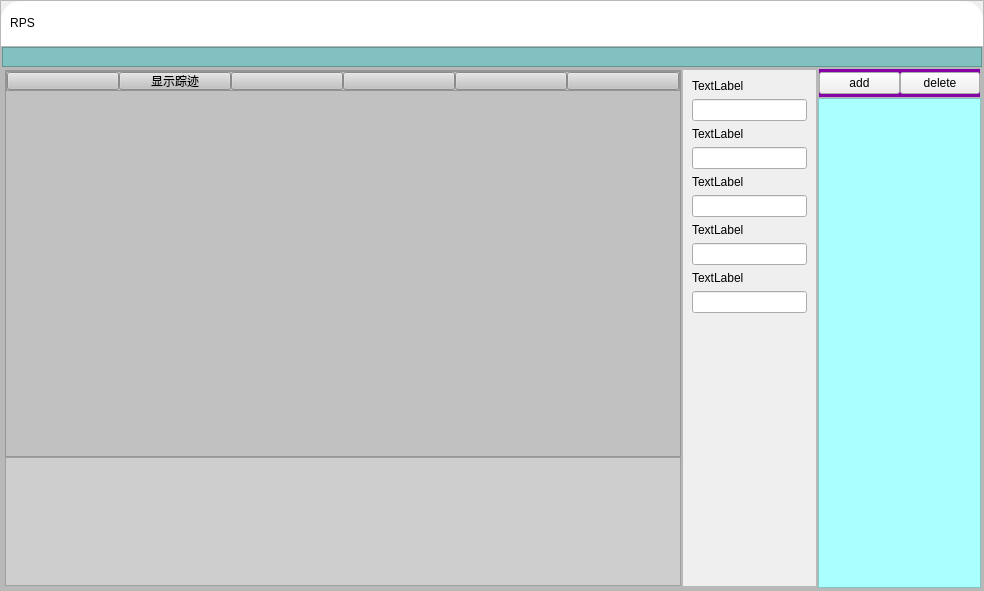
<?xml version="1.0" encoding="UTF-8"?>
<ui version="4.0">
 <class>MainWindow</class>
 <widget class="QMainWindow" name="MainWindow">
  <property name="geometry">
   <rect>
    <x>0</x>
    <y>0</y>
    <width>984</width>
    <height>591</height>
   </rect>
  </property>
  <property name="windowTitle">
   <string>MainWindow</string>
  </property>
  <property name="styleSheet">
   <string notr="true"/>
  </property>
  <widget class="QWidget" name="centralwidget">
   <property name="styleSheet">
    <string notr="true">#centralwidget {
	background-color: transparent;
    border: none;
    border-radius: 20px;
}
</string>
   </property>
   <layout class="QHBoxLayout" name="horizontalLayout_5">
    <property name="spacing">
     <number>0</number>
    </property>
    <property name="leftMargin">
     <number>0</number>
    </property>
    <property name="topMargin">
     <number>0</number>
    </property>
    <property name="rightMargin">
     <number>0</number>
    </property>
    <property name="bottomMargin">
     <number>0</number>
    </property>
    <item>
     <widget class="QFrame" name="frame">
      <property name="minimumSize">
       <size>
        <width>891</width>
        <height>591</height>
       </size>
      </property>
      <property name="styleSheet">
       <string notr="true"/>
      </property>
      <property name="frameShape">
       <enum>QFrame::StyledPanel</enum>
      </property>
      <property name="frameShadow">
       <enum>QFrame::Raised</enum>
      </property>
      <property name="lineWidth">
       <number>0</number>
      </property>
      <layout class="QVBoxLayout" name="verticalLayout">
       <property name="spacing">
        <number>0</number>
       </property>
       <property name="leftMargin">
        <number>0</number>
       </property>
       <property name="topMargin">
        <number>0</number>
       </property>
       <property name="rightMargin">
        <number>0</number>
       </property>
       <property name="bottomMargin">
        <number>0</number>
       </property>
       <item>
        <widget class="QFrame" name="frame_2">
         <property name="sizePolicy">
          <sizepolicy hsizetype="Preferred" vsizetype="Maximum">
           <horstretch>0</horstretch>
           <verstretch>1</verstretch>
          </sizepolicy>
         </property>
         <property name="maximumSize">
          <size>
           <width>16777215</width>
           <height>48</height>
          </size>
         </property>
         <property name="styleSheet">
          <string notr="true">background-color: rgb(255, 255, 255);
border-top-left-radius:20px;
border-top-right-radius:20px;</string>
         </property>
         <property name="frameShape">
          <enum>QFrame::StyledPanel</enum>
         </property>
         <property name="frameShadow">
          <enum>QFrame::Raised</enum>
         </property>
         <property name="lineWidth">
          <number>0</number>
         </property>
         <layout class="QHBoxLayout" name="horizontalLayout_2">
          <property name="spacing">
           <number>0</number>
          </property>
          <property name="leftMargin">
           <number>0</number>
          </property>
          <property name="topMargin">
           <number>0</number>
          </property>
          <property name="rightMargin">
           <number>0</number>
          </property>
          <property name="bottomMargin">
           <number>0</number>
          </property>
          <item>
           <widget class="QFrame" name="frame_6">
            <property name="sizePolicy">
             <sizepolicy hsizetype="Expanding" vsizetype="Preferred">
              <horstretch>8</horstretch>
              <verstretch>0</verstretch>
             </sizepolicy>
            </property>
            <property name="frameShape">
             <enum>QFrame::StyledPanel</enum>
            </property>
            <property name="frameShadow">
             <enum>QFrame::Raised</enum>
            </property>
            <property name="lineWidth">
             <number>0</number>
            </property>
            <layout class="QHBoxLayout" name="horizontalLayout_3">
             <item alignment="Qt::AlignLeft">
              <widget class="QPushButton" name="pushButton">
               <property name="styleSheet">
                <string notr="true">border:none;

font: 75 18pt &quot;Microsoft JhengHei UI&quot;;
</string>
               </property>
               <property name="text">
                <string>RPS</string>
               </property>
               <property name="icon">
                <iconset resource="res.qrc">
                 <normaloff>:/icons/icons/star.png</normaloff>:/icons/icons/star.png</iconset>
               </property>
               <property name="iconSize">
                <size>
                 <width>30</width>
                 <height>30</height>
                </size>
               </property>
              </widget>
             </item>
            </layout>
           </widget>
          </item>
          <item alignment="Qt::AlignRight">
           <widget class="QFrame" name="frame_7">
            <property name="sizePolicy">
             <sizepolicy hsizetype="Expanding" vsizetype="Preferred">
              <horstretch>3</horstretch>
              <verstretch>0</verstretch>
             </sizepolicy>
            </property>
            <property name="styleSheet">
             <string notr="true">QPushButton{
	border:none;
}
QPushButton:hover{
	padding-top:3px;
}
</string>
            </property>
            <property name="frameShape">
             <enum>QFrame::StyledPanel</enum>
            </property>
            <property name="frameShadow">
             <enum>QFrame::Raised</enum>
            </property>
            <property name="lineWidth">
             <number>0</number>
            </property>
            <layout class="QHBoxLayout" name="horizontalLayout_4">
             <item>
              <widget class="QPushButton" name="pushButton_2">
               <property name="styleSheet">
                <string notr="true"/>
               </property>
               <property name="text">
                <string/>
               </property>
               <property name="icon">
                <iconset resource="res.qrc">
                 <normaloff>:/icons/icons/overall-reduction.png</normaloff>:/icons/icons/overall-reduction.png</iconset>
               </property>
               <property name="iconSize">
                <size>
                 <width>20</width>
                 <height>20</height>
                </size>
               </property>
              </widget>
             </item>
             <item>
              <widget class="QPushButton" name="pushButton_3">
               <property name="text">
                <string/>
               </property>
               <property name="icon">
                <iconset resource="res.qrc">
                 <normaloff>:/icons/icons/square.png</normaloff>:/icons/icons/square.png</iconset>
               </property>
               <property name="iconSize">
                <size>
                 <width>20</width>
                 <height>20</height>
                </size>
               </property>
              </widget>
             </item>
             <item>
              <widget class="QPushButton" name="pushButton_4">
               <property name="text">
                <string/>
               </property>
               <property name="icon">
                <iconset resource="res.qrc">
                 <normaloff>:/icons/icons/close.png</normaloff>:/icons/icons/close.png</iconset>
               </property>
               <property name="iconSize">
                <size>
                 <width>20</width>
                 <height>20</height>
                </size>
               </property>
              </widget>
             </item>
            </layout>
           </widget>
          </item>
         </layout>
        </widget>
       </item>
       <item>
        <widget class="QFrame" name="frame_3">
         <property name="sizePolicy">
          <sizepolicy hsizetype="Preferred" vsizetype="Expanding">
           <horstretch>0</horstretch>
           <verstretch>12</verstretch>
          </sizepolicy>
         </property>
         <property name="frameShape">
          <enum>QFrame::StyledPanel</enum>
         </property>
         <property name="frameShadow">
          <enum>QFrame::Raised</enum>
         </property>
         <layout class="QVBoxLayout" name="verticalLayout_2">
          <property name="spacing">
           <number>0</number>
          </property>
          <property name="leftMargin">
           <number>0</number>
          </property>
          <property name="topMargin">
           <number>0</number>
          </property>
          <property name="rightMargin">
           <number>0</number>
          </property>
          <property name="bottomMargin">
           <number>0</number>
          </property>
          <item>
           <widget class="QFrame" name="frame_8">
            <property name="sizePolicy">
             <sizepolicy hsizetype="Preferred" vsizetype="Fixed">
              <horstretch>0</horstretch>
              <verstretch>0</verstretch>
             </sizepolicy>
            </property>
            <property name="minimumSize">
             <size>
              <width>0</width>
              <height>20</height>
             </size>
            </property>
            <property name="maximumSize">
             <size>
              <width>16777215</width>
              <height>35</height>
             </size>
            </property>
            <property name="styleSheet">
             <string notr="true">background-color: rgb(129, 193, 193);</string>
            </property>
            <property name="frameShape">
             <enum>QFrame::StyledPanel</enum>
            </property>
            <property name="frameShadow">
             <enum>QFrame::Raised</enum>
            </property>
           </widget>
          </item>
          <item>
           <widget class="QFrame" name="frame_9">
            <property name="frameShape">
             <enum>QFrame::StyledPanel</enum>
            </property>
            <property name="frameShadow">
             <enum>QFrame::Raised</enum>
            </property>
            <layout class="QHBoxLayout" name="horizontalLayout">
             <property name="spacing">
              <number>0</number>
             </property>
             <property name="leftMargin">
              <number>0</number>
             </property>
             <property name="topMargin">
              <number>0</number>
             </property>
             <property name="rightMargin">
              <number>0</number>
             </property>
             <property name="bottomMargin">
              <number>0</number>
             </property>
             <item>
              <widget class="QFrame" name="frame_5">
               <property name="sizePolicy">
                <sizepolicy hsizetype="Expanding" vsizetype="Preferred">
                 <horstretch>5</horstretch>
                 <verstretch>0</verstretch>
                </sizepolicy>
               </property>
               <property name="styleSheet">
                <string notr="true"/>
               </property>
               <property name="frameShape">
                <enum>QFrame::StyledPanel</enum>
               </property>
               <property name="frameShadow">
                <enum>QFrame::Raised</enum>
               </property>
               <property name="lineWidth">
                <number>0</number>
               </property>
               <layout class="QHBoxLayout" name="horizontalLayout_6">
                <property name="spacing">
                 <number>0</number>
                </property>
                <property name="leftMargin">
                 <number>0</number>
                </property>
                <property name="topMargin">
                 <number>0</number>
                </property>
                <property name="rightMargin">
                 <number>0</number>
                </property>
                <property name="bottomMargin">
                 <number>0</number>
                </property>
                <item>
                 <widget class="QFrame" name="frame_11">
                  <property name="sizePolicy">
                   <sizepolicy hsizetype="Expanding" vsizetype="Preferred">
                    <horstretch>5</horstretch>
                    <verstretch>0</verstretch>
                   </sizepolicy>
                  </property>
                  <property name="frameShape">
                   <enum>QFrame::StyledPanel</enum>
                  </property>
                  <property name="frameShadow">
                   <enum>QFrame::Raised</enum>
                  </property>
                  <layout class="QVBoxLayout" name="verticalLayout_3">
                   <property name="spacing">
                    <number>0</number>
                   </property>
                   <property name="leftMargin">
                    <number>0</number>
                   </property>
                   <property name="topMargin">
                    <number>0</number>
                   </property>
                   <property name="rightMargin">
                    <number>0</number>
                   </property>
                   <property name="bottomMargin">
                    <number>0</number>
                   </property>
                   <item>
                    <widget class="QFrame" name="frame_13">
                     <property name="sizePolicy">
                      <sizepolicy hsizetype="Preferred" vsizetype="Expanding">
                       <horstretch>0</horstretch>
                       <verstretch>3</verstretch>
                      </sizepolicy>
                     </property>
                     <property name="minimumSize">
                      <size>
                       <width>0</width>
                       <height>150</height>
                      </size>
                     </property>
                     <property name="styleSheet">
                      <string notr="true">background-color: rgb(193, 193, 193);</string>
                     </property>
                     <property name="frameShape">
                      <enum>QFrame::StyledPanel</enum>
                     </property>
                     <property name="frameShadow">
                      <enum>QFrame::Raised</enum>
                     </property>
                     <layout class="QVBoxLayout" name="verticalLayout_4">
                      <property name="spacing">
                       <number>0</number>
                      </property>
                      <property name="leftMargin">
                       <number>0</number>
                      </property>
                      <property name="topMargin">
                       <number>0</number>
                      </property>
                      <property name="rightMargin">
                       <number>0</number>
                      </property>
                      <property name="bottomMargin">
                       <number>0</number>
                      </property>
                      <item alignment="Qt::AlignTop">
                       <widget class="QFrame" name="frame_14">
                        <property name="minimumSize">
                         <size>
                          <width>0</width>
                          <height>20</height>
                         </size>
                        </property>
                        <property name="maximumSize">
                         <size>
                          <width>16777215</width>
                          <height>20</height>
                         </size>
                        </property>
                        <property name="frameShape">
                         <enum>QFrame::StyledPanel</enum>
                        </property>
                        <property name="frameShadow">
                         <enum>QFrame::Raised</enum>
                        </property>
                        <layout class="QHBoxLayout" name="horizontalLayout_8">
                         <property name="spacing">
                          <number>0</number>
                         </property>
                         <property name="leftMargin">
                          <number>0</number>
                         </property>
                         <property name="topMargin">
                          <number>0</number>
                         </property>
                         <property name="rightMargin">
                          <number>0</number>
                         </property>
                         <property name="bottomMargin">
                          <number>0</number>
                         </property>
                         <item>
                          <widget class="QPushButton" name="pushButton_10">
                           <property name="text">
                            <string/>
                           </property>
                          </widget>
                         </item>
                         <item>
                          <widget class="QPushButton" name="pushButton_track">
                           <property name="text">
                            <string>显示踪迹</string>
                           </property>
                          </widget>
                         </item>
                         <item>
                          <widget class="QPushButton" name="pushButton_8">
                           <property name="text">
                            <string/>
                           </property>
                          </widget>
                         </item>
                         <item>
                          <widget class="QPushButton" name="pushButton_7">
                           <property name="text">
                            <string/>
                           </property>
                          </widget>
                         </item>
                         <item>
                          <widget class="QPushButton" name="pushButton_6">
                           <property name="text">
                            <string/>
                           </property>
                          </widget>
                         </item>
                         <item>
                          <widget class="QPushButton" name="pushButton_5">
                           <property name="text">
                            <string/>
                           </property>
                          </widget>
                         </item>
                        </layout>
                       </widget>
                      </item>
                     </layout>
                    </widget>
                   </item>
                   <item>
                    <widget class="QFrame" name="frame_12">
                     <property name="sizePolicy">
                      <sizepolicy hsizetype="Preferred" vsizetype="Expanding">
                       <horstretch>0</horstretch>
                       <verstretch>1</verstretch>
                      </sizepolicy>
                     </property>
                     <property name="minimumSize">
                      <size>
                       <width>0</width>
                       <height>0</height>
                      </size>
                     </property>
                     <property name="maximumSize">
                      <size>
                       <width>16777215</width>
                       <height>300</height>
                      </size>
                     </property>
                     <property name="styleSheet">
                      <string notr="true">background-color: rgb(206, 206, 206);</string>
                     </property>
                     <property name="frameShape">
                      <enum>QFrame::StyledPanel</enum>
                     </property>
                     <property name="frameShadow">
                      <enum>QFrame::Raised</enum>
                     </property>
                    </widget>
                   </item>
                  </layout>
                 </widget>
                </item>
                <item>
                 <widget class="QFrame" name="frame_10">
                  <property name="sizePolicy">
                   <sizepolicy hsizetype="Expanding" vsizetype="Preferred">
                    <horstretch>1</horstretch>
                    <verstretch>0</verstretch>
                   </sizepolicy>
                  </property>
                  <property name="frameShape">
                   <enum>QFrame::StyledPanel</enum>
                  </property>
                  <property name="frameShadow">
                   <enum>QFrame::Raised</enum>
                  </property>
                  <layout class="QVBoxLayout" name="verticalLayout_12">
                   <item>
                    <layout class="QVBoxLayout" name="verticalLayout_11">
                     <item>
                      <widget class="QLabel" name="label">
                       <property name="text">
                        <string>TextLabel</string>
                       </property>
                      </widget>
                     </item>
                     <item>
                      <widget class="QLineEdit" name="lineEdit"/>
                     </item>
                    </layout>
                   </item>
                   <item>
                    <layout class="QVBoxLayout" name="verticalLayout_10">
                     <item>
                      <widget class="QLabel" name="label_2">
                       <property name="text">
                        <string>TextLabel</string>
                       </property>
                      </widget>
                     </item>
                     <item>
                      <widget class="QLineEdit" name="lineEdit_2"/>
                     </item>
                    </layout>
                   </item>
                   <item>
                    <layout class="QVBoxLayout" name="verticalLayout_9">
                     <item>
                      <widget class="QLabel" name="label_3">
                       <property name="text">
                        <string>TextLabel</string>
                       </property>
                      </widget>
                     </item>
                     <item>
                      <widget class="QLineEdit" name="lineEdit_3"/>
                     </item>
                    </layout>
                   </item>
                   <item>
                    <layout class="QVBoxLayout" name="verticalLayout_8">
                     <item>
                      <widget class="QLabel" name="label_4">
                       <property name="text">
                        <string>TextLabel</string>
                       </property>
                      </widget>
                     </item>
                     <item>
                      <widget class="QLineEdit" name="lineEdit_4"/>
                     </item>
                    </layout>
                   </item>
                   <item>
                    <layout class="QVBoxLayout" name="verticalLayout_7">
                     <item>
                      <widget class="QLabel" name="label_5">
                       <property name="text">
                        <string>TextLabel</string>
                       </property>
                      </widget>
                     </item>
                     <item>
                      <widget class="QLineEdit" name="lineEdit_5"/>
                     </item>
                    </layout>
                   </item>
                   <item>
                    <spacer name="verticalSpacer_2">
                     <property name="orientation">
                      <enum>Qt::Vertical</enum>
                     </property>
                     <property name="sizeHint" stdset="0">
                      <size>
                       <width>20</width>
                       <height>262</height>
                      </size>
                     </property>
                    </spacer>
                   </item>
                  </layout>
                 </widget>
                </item>
               </layout>
              </widget>
             </item>
             <item>
              <widget class="QFrame" name="frame_4">
               <property name="sizePolicy">
                <sizepolicy hsizetype="Expanding" vsizetype="Preferred">
                 <horstretch>1</horstretch>
                 <verstretch>0</verstretch>
                </sizepolicy>
               </property>
               <property name="styleSheet">
                <string notr="true">#frame_4{
	background-color: rgb(133, 2, 166);
	border-bottom-left-radius:20px;
}</string>
               </property>
               <property name="frameShape">
                <enum>QFrame::StyledPanel</enum>
               </property>
               <property name="frameShadow">
                <enum>QFrame::Raised</enum>
               </property>
               <property name="lineWidth">
                <number>0</number>
               </property>
               <layout class="QVBoxLayout" name="verticalLayout_5">
                <property name="spacing">
                 <number>0</number>
                </property>
                <property name="leftMargin">
                 <number>0</number>
                </property>
                <property name="topMargin">
                 <number>0</number>
                </property>
                <property name="rightMargin">
                 <number>0</number>
                </property>
                <property name="bottomMargin">
                 <number>0</number>
                </property>
                <item>
                 <widget class="QFrame" name="frame_15">
                  <property name="sizePolicy">
                   <sizepolicy hsizetype="Preferred" vsizetype="Fixed">
                    <horstretch>0</horstretch>
                    <verstretch>0</verstretch>
                   </sizepolicy>
                  </property>
                  <property name="minimumSize">
                   <size>
                    <width>0</width>
                    <height>30</height>
                   </size>
                  </property>
                  <property name="maximumSize">
                   <size>
                    <width>16777215</width>
                    <height>50</height>
                   </size>
                  </property>
                  <property name="frameShape">
                   <enum>QFrame::StyledPanel</enum>
                  </property>
                  <property name="frameShadow">
                   <enum>QFrame::Raised</enum>
                  </property>
                  <layout class="QHBoxLayout" name="horizontalLayout_7">
                   <property name="spacing">
                    <number>0</number>
                   </property>
                   <property name="leftMargin">
                    <number>0</number>
                   </property>
                   <property name="topMargin">
                    <number>0</number>
                   </property>
                   <property name="rightMargin">
                    <number>0</number>
                   </property>
                   <property name="bottomMargin">
                    <number>0</number>
                   </property>
                   <item>
                    <widget class="QPushButton" name="pushButton_adding">
                     <property name="focusPolicy">
                      <enum>Qt::ClickFocus</enum>
                     </property>
                     <property name="text">
                      <string>add</string>
                     </property>
                    </widget>
                   </item>
                   <item>
                    <widget class="QPushButton" name="pushButton_delete">
                     <property name="text">
                      <string>delete</string>
                     </property>
                    </widget>
                   </item>
                  </layout>
                 </widget>
                </item>
                <item>
                 <widget class="QScrollArea" name="scrollArea">
                  <property name="styleSheet">
                   <string notr="true">background-color: rgb(170, 255, 255);</string>
                  </property>
                  <property name="widgetResizable">
                   <bool>true</bool>
                  </property>
                  <widget class="QWidget" name="scrollAreaWidgetContents">
                   <property name="geometry">
                    <rect>
                     <x>0</x>
                     <y>0</y>
                     <width>161</width>
                     <height>485</height>
                    </rect>
                   </property>
                   <property name="focusPolicy">
                    <enum>Qt::WheelFocus</enum>
                   </property>
                   <layout class="QVBoxLayout" name="verticalLayout_6">
                    <item>
                     <spacer name="verticalSpacer">
                      <property name="orientation">
                       <enum>Qt::Vertical</enum>
                      </property>
                      <property name="sizeHint" stdset="0">
                       <size>
                        <width>20</width>
                        <height>464</height>
                       </size>
                      </property>
                     </spacer>
                    </item>
                   </layout>
                  </widget>
                 </widget>
                </item>
               </layout>
              </widget>
             </item>
            </layout>
           </widget>
          </item>
         </layout>
        </widget>
       </item>
      </layout>
     </widget>
    </item>
   </layout>
  </widget>
 </widget>
 <resources>
  <include location="res.qrc"/>
 </resources>
 <connections>
  <connection>
   <sender>pushButton_4</sender>
   <signal>clicked()</signal>
   <receiver>MainWindow</receiver>
   <slot>close()</slot>
   <hints>
    <hint type="sourcelabel">
     <x>916</x>
     <y>56</y>
    </hint>
    <hint type="destinationlabel">
     <x>952</x>
     <y>48</y>
    </hint>
   </hints>
  </connection>
  <connection>
   <sender>pushButton_3</sender>
   <signal>clicked()</signal>
   <receiver>MainWindow</receiver>
   <slot>showMaximized()</slot>
   <hints>
    <hint type="sourcelabel">
     <x>876</x>
     <y>58</y>
    </hint>
    <hint type="destinationlabel">
     <x>945</x>
     <y>14</y>
    </hint>
   </hints>
  </connection>
  <connection>
   <sender>pushButton_2</sender>
   <signal>clicked()</signal>
   <receiver>MainWindow</receiver>
   <slot>showMinimized()</slot>
   <hints>
    <hint type="sourcelabel">
     <x>855</x>
     <y>55</y>
    </hint>
    <hint type="destinationlabel">
     <x>845</x>
     <y>10</y>
    </hint>
   </hints>
  </connection>
 </connections>
</ui>
